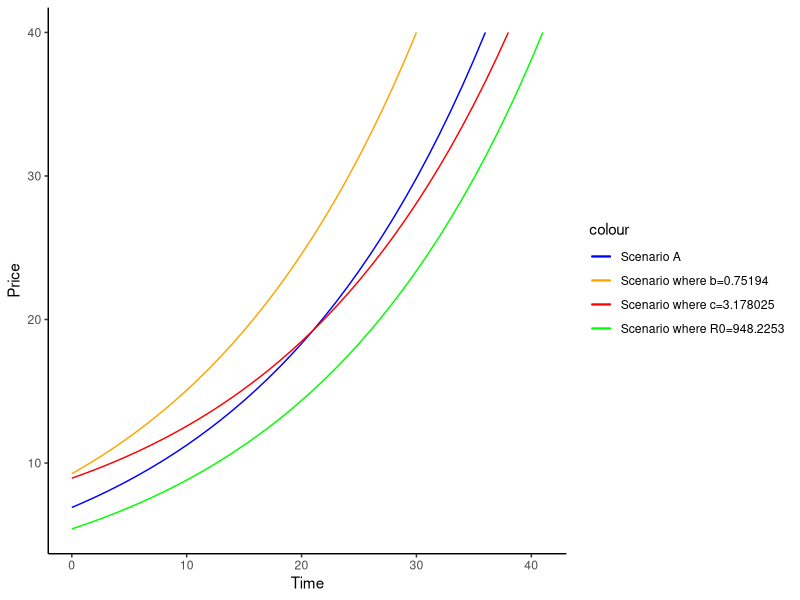
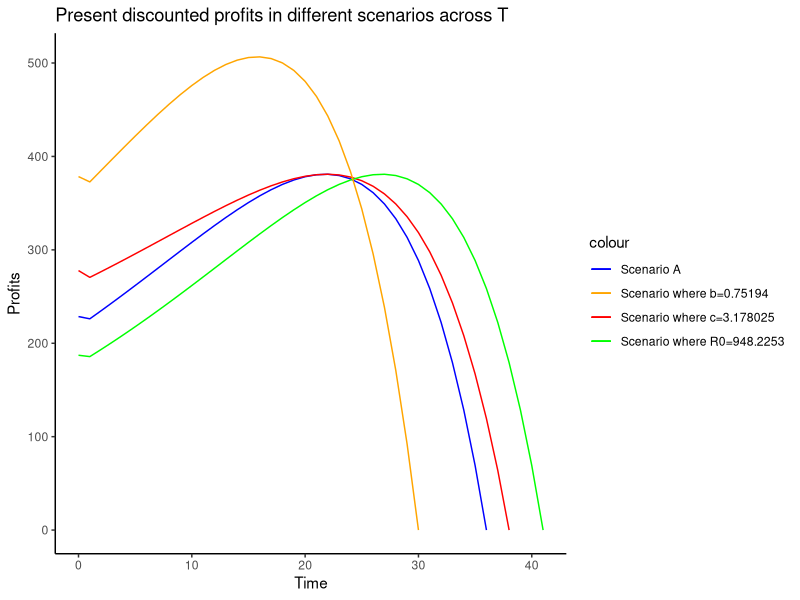

The R source for these figures, in order:
## ---- chunk 1
knitr::opts_chunk$set(echo = TRUE, message = FALSE, warning = FALSE)
## ---- chunk 2
library(tidyverse)
library(nloptr)
library(knitr)
## ---- chunk 3
exhaust_func <- function(a, b, c, delta, R0, T) {
  
  t=seq(0,T)
  
  price=vector(mode="numeric", length=length(t))
  quantity=vector(mode="numeric", length=length(t))
  reserves=vector(mode="numeric", length=length(t))
  profits=vector(mode="numeric", length=length(t))
  
  price[T+1]=a
  reserves[1]=R0
  
  for(i in (T+1):2) {
    quantity[i]=(a-price[i])/b
    price[i-1]=(price[i]+c*delta)/(1+delta)
  }
  
  quantity[1]=(a-price[1])/b
  #price[1]=a/(1+delta) #leave?
  #reserves[1]=R0
  profits[1]=price[1]*quantity[1]
  
  for(i in 2:(T+1)) {
    reserves[i]=reserves[i-1]-quantity[i-1]
    profits[i]=1/(1+delta)*price[i]*quantity[i]
  }
  
  return(data.frame("time"=t, "price"=price, "quantity"=quantity, "reserves"=reserves, "profits"=profits))
}

exhaust_a_df <- exhaust_func(a=40, b=1, R0=778.1259, delta=0.05, c=0, T=36)

kable(exhaust_a_df)

## ---- chunk 4
exhaust_b.1_df <- exhaust_func(a=40, b=1, R0=778.1259, delta=0.05, c=3.178025, T=38)

kable(exhaust_b.1_df)
## ---- chunk 5
exhaust_b.2_df <- exhaust_func(a=40, b=1, R0=948.2253, delta=0.05, c=0, T=41)

kable(exhaust_b.2_df)
## ---- chunk 6
exhaust_b.3_df <- exhaust_func(a=40, b=0.75194, R0=778.1259, delta=0.05, c=0, T=30)

kable(exhaust_b.3_df)
## ---- chunk 7
price_plot <- ggplot() + 
  geom_line(data=exhaust_a_df, aes(x=time, y=price, color="Scenario A"), show.legend = TRUE) +
  geom_line(data=exhaust_b.1_df, aes(x=time, y=price, color="Scenario where c=3.178025"), show.legend = TRUE) +
  geom_line(data=exhaust_b.2_df, aes(x=time, y=price, color="Scenario where R0=948.2253"), show.legend = TRUE) +
  geom_line(data=exhaust_b.3_df, aes(x=time, y=price, color="Scenario where b=0.75194"), show.legend = TRUE)+
  labs(reserves="Prices in different scenarios across T", x="Time", y="Price") +
  scale_color_manual(values=c("Scenario A"="blue", "Scenario where c=3.178025"="red", "Scenario where R0=948.2253"="green", "Scenario where b=0.75194"="orange")) +
  theme_classic()

price_plot
## ---- chunk 8
profits_plot <- ggplot() + 
  geom_line(data=exhaust_a_df, aes(x=time, y=profits, color="Scenario A"), show.legend = TRUE) +
  geom_line(data=exhaust_b.1_df, aes(x=time, y=profits, color="Scenario where c=3.178025"), show.legend = TRUE) +
  geom_line(data=exhaust_b.2_df, aes(x=time, y=profits, color="Scenario where R0=948.2253"), show.legend = TRUE) +
  geom_line(data=exhaust_b.3_df, aes(x=time, y=profits, color="Scenario where b=0.75194"), show.legend = TRUE)+
  labs(title="Present discounted profits in different scenarios across T", x="Time", y="Profits") +
  scale_color_manual(values=c("Scenario A"="blue", "Scenario where c=3.178025"="red", "Scenario where R0=948.2253"="green", "Scenario where b=0.75194"="orange")) +
  theme_classic()

profits_plot
